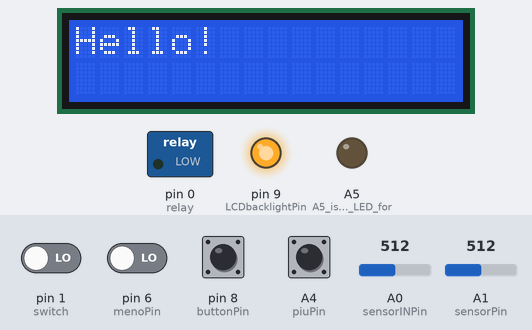
Bench run of a sketch on a simulated Arduino Uno, built with avr-gcc and run on an emulated ATmega328P. Parts: 16×2 character LCD, switched loads named in the sketch (green lamp = pin HIGH), output pins drawn as LEDs (lit = HIGH). Inputs (shaded band) come from the test bench; at power-on: A4 (piuPin), pin 1 (switch), pin 6 (menoPin), pin 8 (buttonPin) LOW, A0 (sensorINPin) = 512, A1 (sensorPin) = 512. WiFi joins after 1.5 s; servers stay silent unless stated; uploads are accepted with an empty reply.

Above: at 0.1 s.
At 1.1 s:
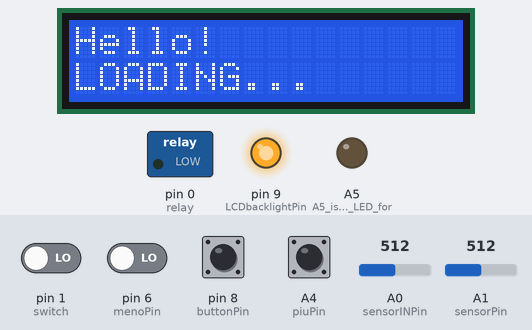
At 4.1 s:
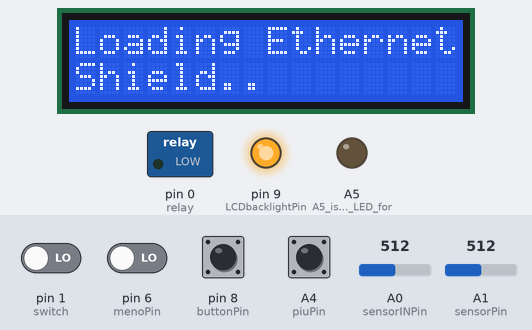
At 6.6 s:
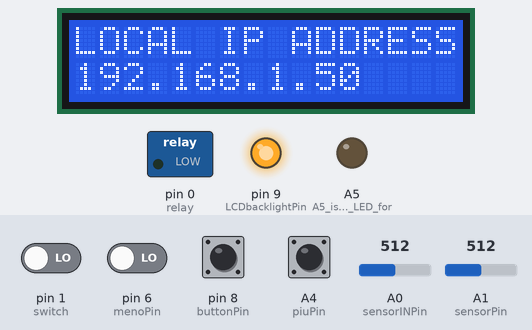
At 8.1 s:
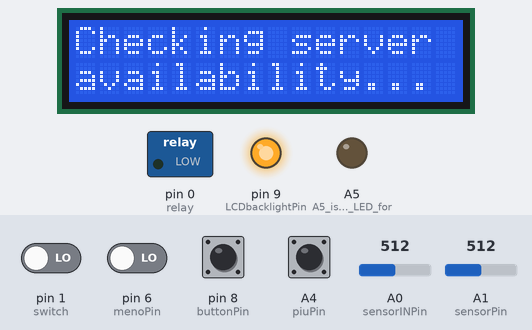
At 9.44 s:
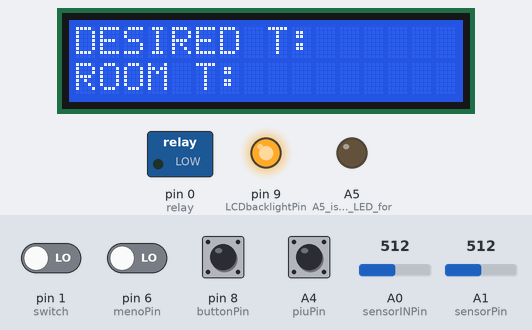

Measured:
- what the display in image 1 shows lasts 1.0 s, from 1.1 s to 2.1 s
- what the display in image 3 shows lasts 1.5 s, from 6.6 s to 8.1 s
- what the display in image 4 shows lasts 1.2 s, from 8.1 s to 9.3 s

The sketch:

Varano_Arduheat_v1_0_1b0.ino
```cpp
/*ISSUES BOX:

-issues with ON/OFF code                                                            ---> SOLVED
-"establishing server connectioN"                                                   ---> SOLVED ---> "checking server availability"
-issues with bouncing room t when changing ON/OFF                                   ---> SOLVED ---> capacitors and resistors to stop hardware interference between pin0 and temperature sensors
-issues displaying a decent desired t when server returns error 406                 ---> SOLVED ---> keep webTemps to previous web temp when webtemp == 0
-too many connnections!!                                                            ---> BIG problem with intevallo
-tick *scroll temp* tick                                                            ---> initiate protect after connect to server mannaggia!
-freezing when server returns error 406                                             ---> error management and reset waiting

*/

#include <LiquidCrystal.h>
#include <math.h>
#include <SPI.h>
#include <Ethernet.h>
/* SETUP:
T*sensors: "face round side" left ground, right to power, centre to A0/1
RedLED: ground to ground through 200 OMH resistor, + to A5
LCD circuit and system at pages 116...
Voltage devider:
           from third pin on lcd:
               4.7k+220 OMH to +
               560+220 OMH to -
botton setup for pins 6, 8; A4.
relay
  motor: + to battery +, - to middle relay
  diode: black to -, silver to +(0)
  battery - to relay last
internet mode switch. One side to +, other to -, centre to 1.
*/

String currentLine = "";            // string to hold the text from server
String webTempString = "";                  // string to hold the temperature from the server


LiquidCrystal lcd(A3, A2, 5, 7, 3, 2);      //initiate lcd.

unsigned long currentTime;          //current time since system start
unsigned long protect;              //time variable to protect system from functioning while temperature is not calibrated
unsigned long ethernetMaintainTimeLapsed = 0;    //time lapsed since last time the IP address was maintained

//variables for the current temperature reading: variableIN is the TMP36 temp. sensor. for inside components safety
const int sensorPin = A1;
const int sensorINPin = A0;
const int numReadings = 200;
const int numReadingsIN = 200;
int reading[numReadings];
int readingIN[numReadingsIN];
int index = 0;
int indexIN = 0;
long total = 0;
long totalIN = 0;
int average = 0;
int averageIN = 0;
float voltage;
float voltageIN;            //reading (0-1023), voltage and temperature on each sensor
float temp;
float tempIN;
float TEMP;              //temperatures and variables to round off later
float TEMPIN;
float TEMPr;
float TEMPrIN;
float webTemp = 15;          //float webTemp is the value on the temperature set from website - give an arbitrary value: 15
float previousWebTemp = 10;

float desiredT = 20;// desired room temperature


//variables for the botton (local) system to set roomT, piu is +, meno is -
const int piuPin = A4;
const int menoPin = 6;
  int piuRead;
  int piuPrev = LOW;
  int menoRead;
  int menoPrev = LOW;
  long timeA = 0;
  long debounceA = 200;

//LCD backlight botton system variables
int buttonPin = 8;          //input for the botton status
int LCDbacklightPin = 9;    //output pin for the LCD backlight LED
int LCDstate = HIGH;        //current state for the LCD LED
int bottonread;             //current reading in the buttonPin
int previous = LOW;         //previous reading from the buttonPin
long time = 0;              //the time since the output for the LED was toggled last
long debounce = 200;        //debounce time to avoid flickering


int internet;          //internet switch status


//ethernet values
byte mac[] = {  0x90, 0xA2, 0xDA, 0x0D, 0xA8, 0xAF };
IPAddress ip(192,168,1,70);

// initialize the ethernet library instance:
EthernetClient client;

unsigned long intervallo = 120000;  // delay between requests: 3min

char serverName[] = "varano.eu.pn";  // website URL

unsigned long lastAttemptTime = 0;            // last time connected to the server, in milliseconds


//SETUP/////////////////////////////////////////////////////////////////////////////////////////////////
void setup() {

 //pinmodes
 pinMode(A5, OUTPUT);      //A5 is the pin the LED for heatingON is attached to
 pinMode(0, OUTPUT);        //0 is the pin the relay is attached to
 pinMode(buttonPin, INPUT);
 pinMode(LCDbacklightPin, OUTPUT);
 pinMode(piuPin, INPUT);
 pinMode(menoPin, INPUT);
 pinMode(1, INPUT);          //1 is the pin the switch for internet/local mod is attached to

 digitalWrite(LCDbacklightPin, HIGH);    //turn on LCD backlight

 // Serial.begin(9600);//open serial communication, *nope, pins 0 and 1 used*

 //begin lcd and print hello message, then clear and print fixed runtime text
 lcd.begin(16, 2);
 lcd.print("Hello!");
 delay(1000);
 lcd.setCursor(0, 1);
 lcd.print("LOADING...");      // print hello, go to next line and print loading
 delay(1000);
 lcd.clear();
 lcd.print("Loading Ethernet");      //attempting connection displayed
 lcd.setCursor(0, 1);
 lcd.print("Shield");
 delay(1000);


 // initialize all the readings of temperature to 0:
 for (int thisReading = 0; thisReading < numReadings; thisReading++)
    reading[thisReading] = 0;
 for (int thisReadingIN = 0; thisReadingIN < numReadingsIN; thisReadingIN++)
    readingIN[thisReadingIN] = 0;
 lcd.print(".");
 delay(1000);


// reserve space for the webdata strings:
currentLine.reserve(256);
webTempString.reserve(150);
lcd.print(".");


// attempt a DHCP connection:
   // Serial.println("Attempting to get an IP address using DHCP:");              *nope, pins 0 and 1 used*
   if (!Ethernet.begin(mac)) {
    //if DHCP fails, start with a hard-coded address:
    //Serial.println("failed to get an IP address using DHCP, trying manually");  *nope, pins 0 and 1 used*
      Ethernet.begin(mac, ip);
    }
    lcd.print(".");
    delay(1000);
  //Serial.print("My address:");                                                  *nope, pins 0 and 1 used*
  //Serial.println(Ethernet.localIP());                                           *nope, pins 0 and 1 used*
  lcd.clear();
  lcd.print("LOCAL IP ADDRESS:");
  lcd.setCursor(0,1);
  lcd.print(Ethernet.localIP());    //print acquired IP to lcd for 1 second
  delay(1500);
  lcd.clear();
  lcd.print("Checking server");
  lcd.setCursor(0,1);
  lcd.print("availability...");
  delay(1000);
  connectToServer();      //connect to server:


 lcd.clear();                  //then clear and prepare lcd for inputs from the loop()
 lcd.print("DESIRED T:");
 lcd.setCursor(0,1);
 lcd.print("ROOM T:");
 //lcd.setCursor(15, 0);
 //lcd.print("~");

  protect = millis();
}


//LOOP/////////////////////////////////////////////////////////////////////////////////////////////////
void loop() {


  currentTime = (millis() - protect);      //set current time and protect timer to the system runtime


  if(currentTime - ethernetMaintainTimeLapsed > 120000) {    //every 60 seconds maintain IP address
   //ethernet.maintain with return check
    byte returnedValue = Ethernet.maintain();
    switch (returnedValue) {
      case 0: //lcd.print(/*"nothing happened"*/ "0");
              break;
      case 1: lcd.clear();
              lcd.print("renew failed");
              //Ethernet.begin(mac); break;                            //RESET CODE HERE FOR V2.0
              for(;;); break;
      case 2: //lcd.clear();
              //lcd.print("renew success");
              break;
      case 3: lcd.clear();
              lcd.print("rebind fail");
              for(;;); break;
      case 4: lcd.clear();
              lcd.print("rebind success");
              for(;;); break;
      default: lcd.clear();
               lcd.print("Unexpected returned value:");
               lcd.setCursor(0,1);
               lcd.print(returnedValue); for(;;); break;
    }
    ethernetMaintainTimeLapsed = currentTime;
  }


  if((currentTime - lastAttemptTime) > intervallo) {      //connect to website every 'intervallo' seconds
    connectToServer();
    lastAttemptTime = currentTime;
  }


  //website reading bit
  if (client.available()) {
   char c = client.read();
   // if you get a '<', clear the line: temp is beginning
   if (c == '<') {
     webTempString = "";
     currentLine = "";
     char c = client.read();    //read client again to eliminate '<' and start reading the temperature
     currentLine += c;
     c = client.read();
     currentLine += c;
     c = client.read();
     currentLine += c;
     c = client.read();
     currentLine += c;
     webTempString = currentLine;
     client.flush();
     client.stop();
   }
  }

  char carray[webTempString.length() + 1];           //determine size of the array
  webTempString.toCharArray(carray, sizeof(carray)); //put readString into an array
  webTemp = atof(carray);                  //convert the array into an float
  if (webTemp != 0){
    previousWebTemp = webTemp;
  }
  else if (webTemp == 0){
    webTemp = previousWebTemp;
  }


  internet = digitalRead(1);
  if(internet == HIGH && currentTime > 6301){          //if the internet switch is set on internet and initial time has passed
    desiredT = webTemp;        //use webserver reading
    intervallo = 180000;        //keep website search interval to 3 min.
    lcd.setCursor(15,0);
    lcd.print("i");
  }else if(internet == LOW && currentTime > 6301){        //else, don't
    intervallo = 90000;      //set website search interval to 15 min.
    lcd.setCursor(15,0);
    lcd.print("l");
  }else if(currentTime <= 6000){
    lcd.setCursor(10,0);
    lcd.print("load..");
  }else if(currentTime <= 6301 && currentTime > 6000){
    lcd.setCursor(10,0);
    lcd.print("      ");
  }


  //LCD backlight switch code
  bottonread = digitalRead(buttonPin);
  // if the input on botton just went from LOW and HIGH and we've waited long enough
  // to ignore any noise on the circuit, toggle the output pin and remember the time
  if (bottonread == HIGH && previous == LOW && millis() - time > debounce) {
    if (LCDstate == HIGH)
      LCDstate = LOW;
    else
      LCDstate = HIGH;
    time = millis();
  }
  digitalWrite(LCDbacklightPin, LCDstate);
  previous = bottonread;


  //roomT setting bottons system code
  piuRead = digitalRead(piuPin);
  menoRead = digitalRead(menoPin);
  // if the input just went from LOW and HIGH and we've waited long enough
  // to ignore any noise on the circuit, toggle the +/- 0.5 and remember
  // the time
  if (piuRead == HIGH && piuPrev == LOW && millis() - timeA > debounceA) {
    desiredT += .5;
    timeA = millis();
  }
  if (menoRead == HIGH && menoPrev == LOW && millis() - timeA > debounceA) {
    desiredT -= .5;
    timeA = millis();
  }
  piuPrev = piuRead;
  menoPrev = menoRead;


  //temperature measurement code
  // subtract the last reading:
  total = total - reading[index];
  totalIN = totalIN - readingIN[indexIN];
  // read from the sensor:
  reading[index] = analogRead(sensorPin);
  delay(1);
  reading[index] = analogRead(sensorPin);
  delay(1);
  readingIN[indexIN] = analogRead(sensorINPin);                          //double readings to allow system to adapt to analog requests
  delay(1);
  readingIN[indexIN] = analogRead(sensorINPin);
  // add the reading to the total:
  total = total + reading[index];
  totalIN = totalIN + readingIN[indexIN];
  // advance to the next position in the array:
  index = index + 1;
  indexIN = indexIN + 1;
  // if at the end of the array... ...wrap around to the beginning:
  if (index >= numReadings)
    index = 0;
  if (indexIN >= numReadingsIN)
    indexIN = 0;
    //find running average of readings
  average = total / numReadings;
  averageIN = totalIN / numReadingsIN;
  delay(1);


 // reading = analogRead(sensorPin);
 // reading2 = analogRead(sensor2Pin);      //*read sensors --- obsolete, replaced by for average loop to reduce fluctuation*
  voltage = (average/1024.0) * 5;
  voltageIN = (averageIN/1024.0) * 5;      //find voltage
  temp = (voltage *100);
  tempIN = ((voltageIN - .5) *100);          //and temperature
  TEMP = (round(temp*2));                              //round to closest .5
  TEMPIN = (round(tempIN*2));
  TEMPr = TEMP/2;
  TEMPrIN = (TEMPIN/2)-2.5;                              //-2.5 to reduce error in sensor


  // printing temperatures
  if(currentTime > 6301){
    lcd.setCursor(10,0);//set cursor to after the "desired temp" text
    lcd.print(desiredT,1);//lcd print desiredT in right place
    lcd.print(" ");
  }
  if (currentTime > 7301){
   lcd.setCursor(7,1);//set cursor to after the "current T" text
   lcd.print(TEMPr,1);//lcd print current temperature
   }
   else if (currentTime >= 7000 && currentTime <= 7300){
     lcd.setCursor(7,1);
     lcd.print("         ");
   }
   else if (currentTime < 7000){
     lcd.setCursor(7,1);
     lcd.print("loading..");
   }

  // comparing temperatures
  if(currentTime > 7301){
    if(TEMPr - desiredT <= -1){       //desired - room > 0.5   =   if desired is more than 0.5 higher, then ON
      digitalWrite(A5, HIGH);
      lcd.setCursor(13,1);
      lcd.print("ON ");//heating status printed at end of screen
      digitalWrite(0, HIGH);
    }else if(TEMPr > desiredT){       // if desired lower than room then OFF
      digitalWrite(A5, LOW);
      lcd.setCursor(13,1);
      lcd.print("OFF");//heating status printed at end of screen
      digitalWrite(0, LOW);
    }
  }

  if(currentTime < 8000 && currentTime > 17301){       // if desired lower than room then OFF
    int TempDifference = (TEMPr - desiredT);
    if(TempDifference == 0){
      digitalWrite(A5, LOW);
      lcd.setCursor(13,1);
      lcd.print("OFF");//heating status printed at end of screen
      digitalWrite(0, LOW);
    }else if(TempDifference == -0.5){       // if desired lower than room then OFF
      digitalWrite(A5, LOW);
      lcd.setCursor(13,1);
      lcd.print("OFF");//heating status printed at end of screen
      digitalWrite(0, LOW);
    }
  }


  //stop 60 seconds if inside temperature (TEMPrIN) increases a lot
  if(TEMPrIN > 45){
    delay(60000);
  }else{
    delay(1);
  }


}

//connectToServer()/////////////////////////////////////////////////////////////////////////////////////////////////
int connectToServer() {
  // if there's a successful connection:
  if (client.connect(serverName, 80)) {
  //  Serial.println("connecting...");
    // send the HTTP PUT request:
    client.println("GET http://varano.eu.pn/temp.txt HTTP/1.0");
 //   client.println("Host: www.arduino.cc");
 //   client.println("User-Agent: arduino-ethernet");
 //   client.println("Connection: close");
    client.println();

    // note the time that the connection was made:
    lastAttemptTime = millis();
  }
  else {
    lcd.print("no");
    // if you couldn't make a connection:
 //   Serial.println("connection failed");
 //   Serial.println("disconnecting.");
        lcd.clear();
   /*     lcd.print("error 406");
        lcd.setCursor(0,1);
        lcd.print
        lcd.print("Connection Fail"); */
        client.stop();
        lcd.print("no");
        delay(1000);
        lcd.print("no");
        delay(2000);
    //    for(;;);
    //    webTemp = 20;
    /*    lcd.clear();
        lcd.print("Restarting...");
        delay(2000); */
  }
}

//[with this system only the values of temperature and motor status are
//updated every loop(), writing is static since end of setup()]
```
